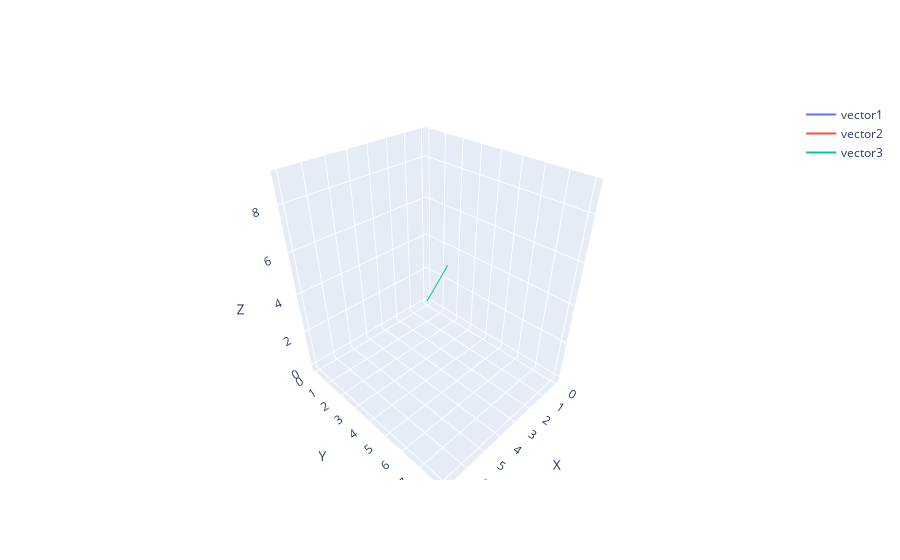

Write notebook code for a chart like this one.
### Code cell
# import plotly.graph_objects as go

# # define three 3D vectors
# vector1 = [1, 2, 3]
# vector2 = [4, 5, 6]
# vector3 = [7, 8, 9]

# fig = go.Figure()

# # Add vectors
# fig.add_trace(go.Scatter3d(x=[0, vector1[0]], y=[0, vector1[1]], z=[0, vector1[2]], mode='lines', name='vector1'))
# fig.add_trace(go.Scatter3d(x=[0, vector2[0]], y=[0, vector2[1]], z=[0, vector2[2]], mode='lines', name='vector2'))
# fig.add_trace(go.Scatter3d(x=[0, vector3[0]], y=[0, vector3[1]], z=[0, vector3[2]], mode='lines', name='vector3'))

# # Set axes title
# fig.update_layout(scene=dict(xaxis_title='X',
#                              yaxis_title='Y',
#                              zaxis_title='Z'))

# fig.show()

### Figure 1 — Plotly figure (JSON) as saved in the notebook; plotly's stock layout.template omitted (floating-point values rounded to 4 significant figures)
{"data": [{"mode": "lines", "name": "vector1", "type": "scatter3d", "x": [0, 1], "y": [0, 2], "z": [0, 3]}, {"mode": "lines", "name": "vector2", "type": "scatter3d", "x": [0, 4], "y": [0, 5], "z": [0, 6]}, {"mode": "lines", "name": "vector3", "type": "scatter3d", "x": [0, 7], "y": [0, 8], "z": [0, 9]}], "layout": {"scene": {"xaxis": {"title": {"text": "X"}}, "yaxis": {"title": {"text": "Y"}}, "zaxis": {"title": {"text": "Z"}}}}}
